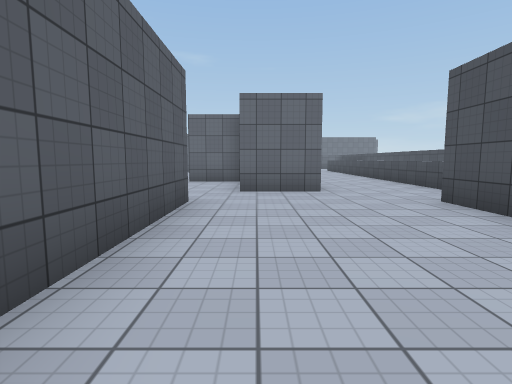
[1] (above)

24 first-person views from a walk through a Unity game level. The camera is 1.3 m above the floor, tilts 6° down and sees 80° across. The floor is counted in squares, 2 m on a side. Each view is taken from the middle of a square. On the plan, view 1 faces up. The plan holds only what a view shows up to about 10 squares ahead; the rest is blank. The place goes on beyond the plan. The player is left out. Surface patterns are stand-ins for the level's own textures.

[2]
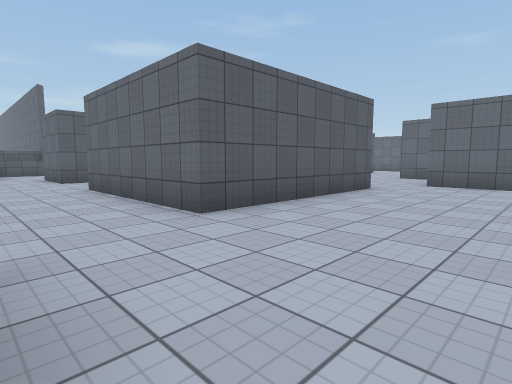

[3]
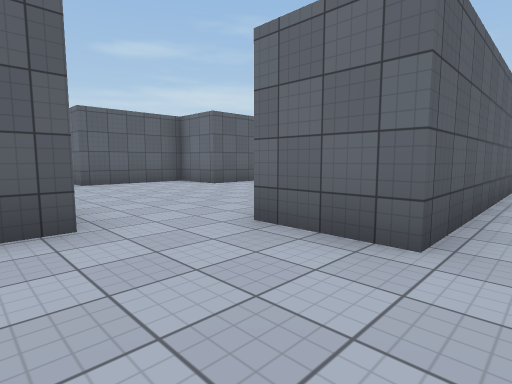

[4]
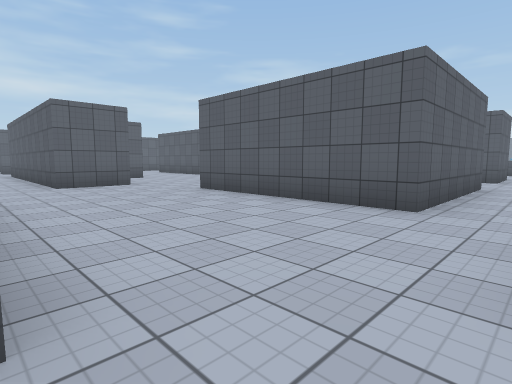

[5]
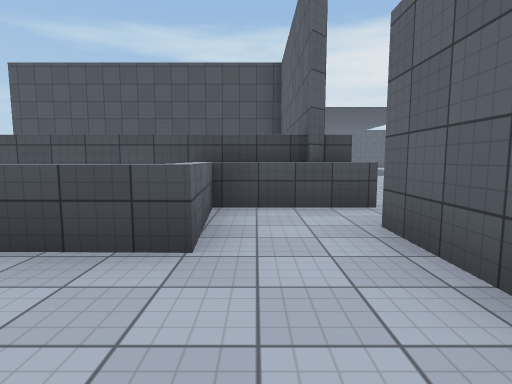

[6]
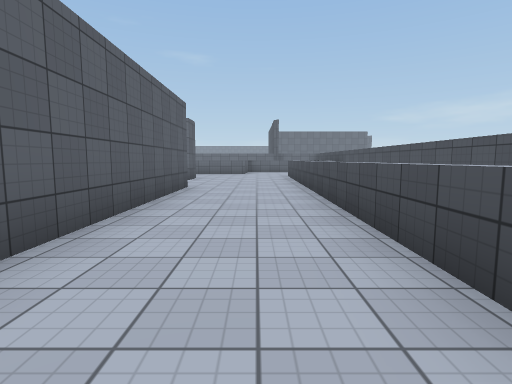

[7]
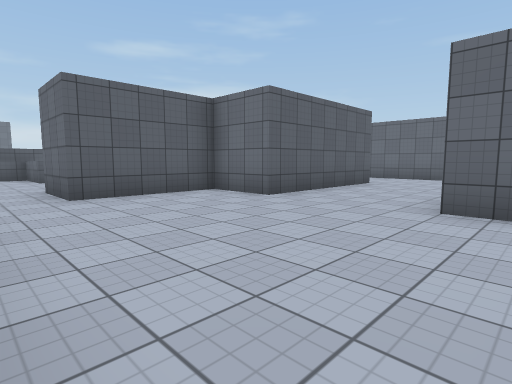

[8]
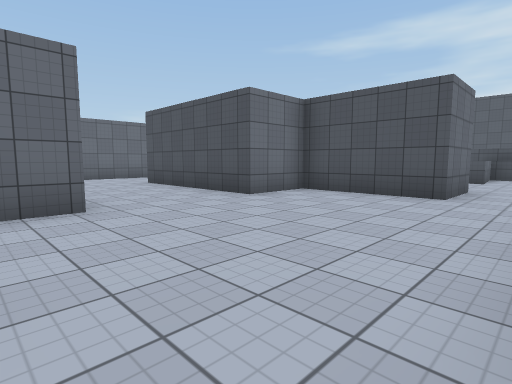

[9]
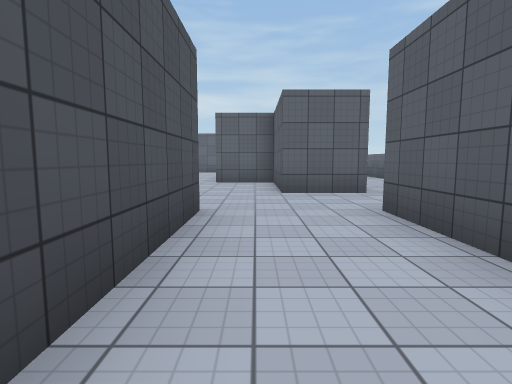

[10]
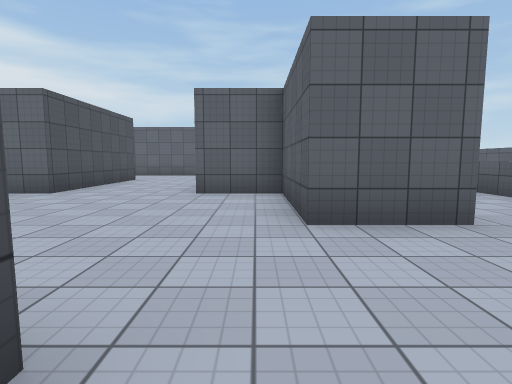

[11]
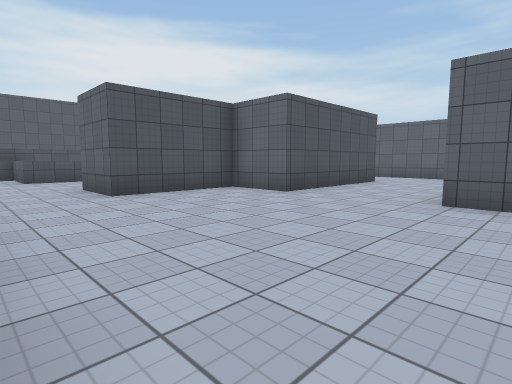

[12]
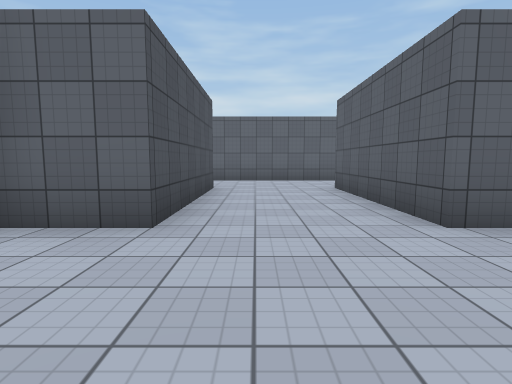

[13]
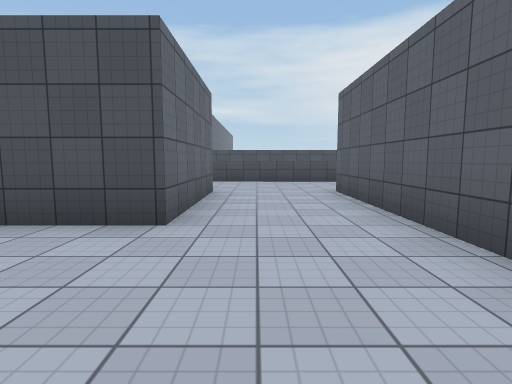

[14]
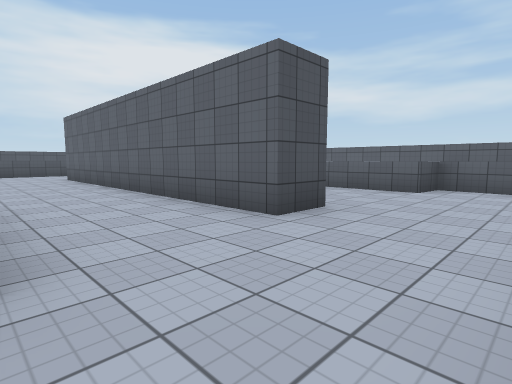

[15]
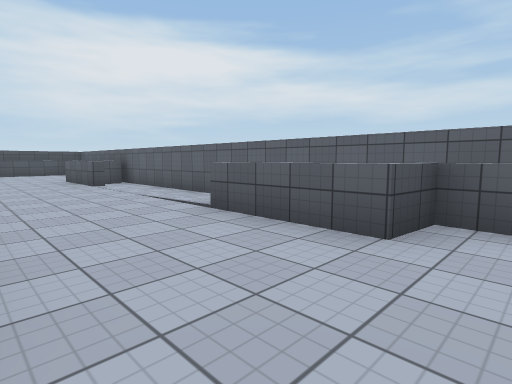

[16]
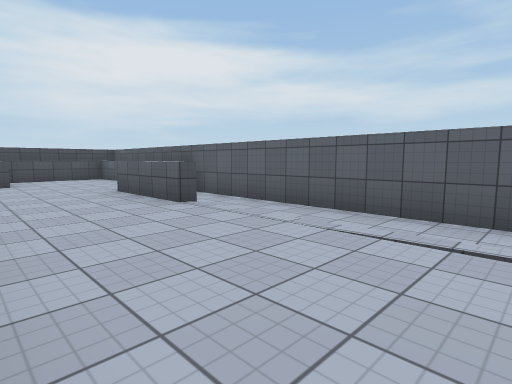

[17]
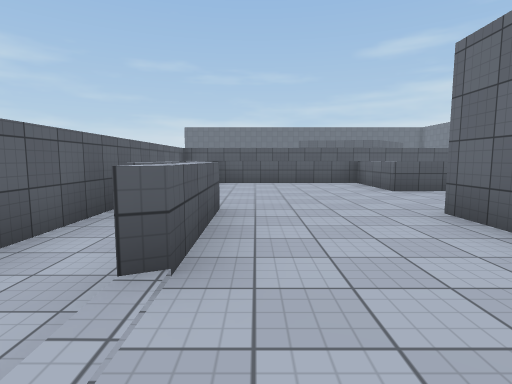

[18]
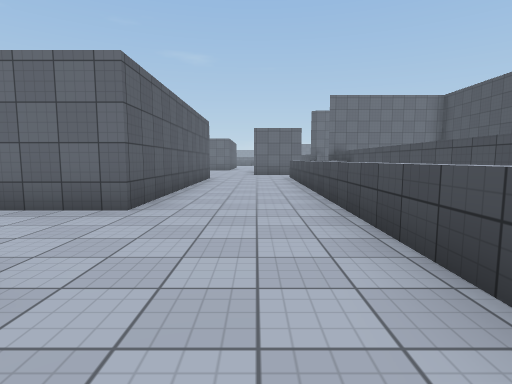

[19]
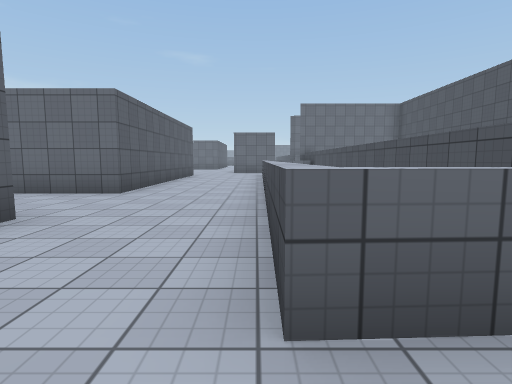

[20]
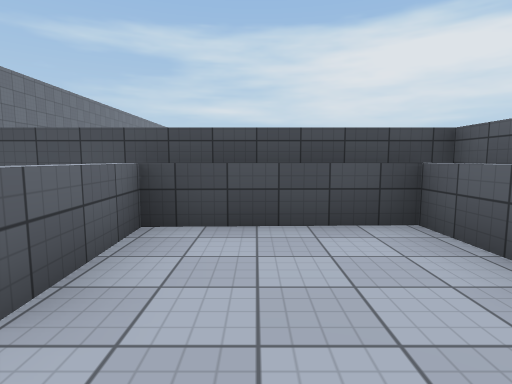

[21]
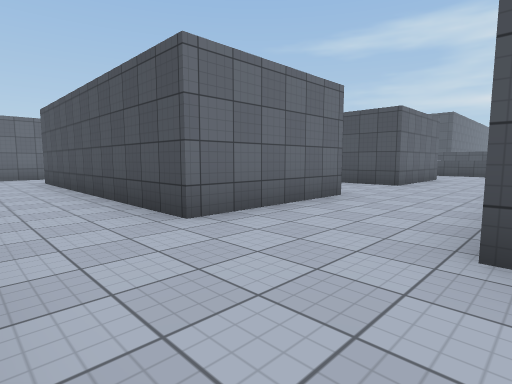

[22]
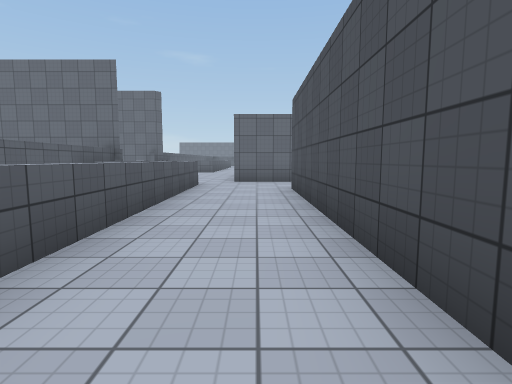

[23]
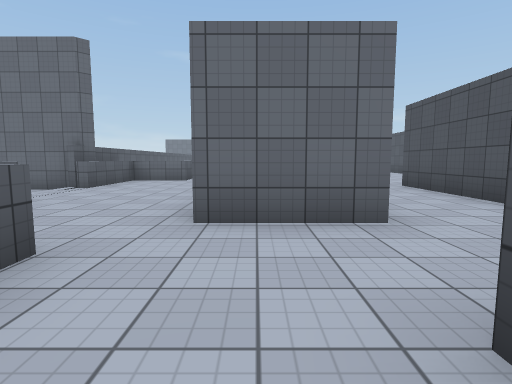

[24]
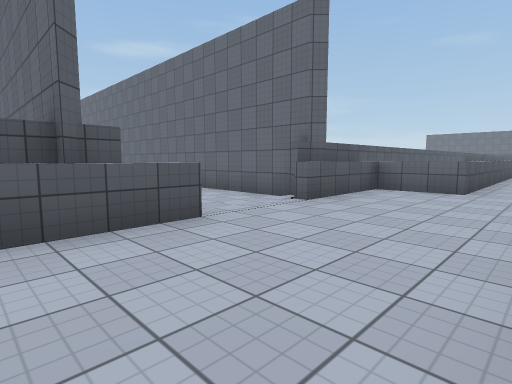

### Floor plan
Key: @ floor where view 1 was taken; # wall or solid block; . main floor; - floor 0.25 m lower than the main floor; / step, stairs or slope; = window, fence, low wall or low ledge; ^ raised ledge.
Columns run from 19 left of view 1 to 7 right of it. Each row starts with its distance up from view 1.
 12               #..#  #..^  #
 11      #        #..#  #..^  #
 10      #        #..#  #..^  #
  9      #      ###..####..^  #
  8      #  .   #......##..^  #
  7      #^^.. ##......##..^^^#
  6      #^..................^#
  5 ######^..................^#
  4    ---/...##..#####...####
  3     --/... #..#   #...
  2       #... #..#   #...
  1      #^... #..#  ##...
  0      #^...##..####.@..
 -1      #^^^................^#
 -2      #  ^..##......##...^ #
 -3      #  ^..##......##...  #
 -4         ^..##......##...  #
 -5         ^..####..####...  #
 -6         ^..#  #..#  #...  #
 -7         ...#  #..#  #...  #
 -8       #  ..#  #..#  #..^  #
 -9       #  ..####..####..^  #
-10      #   ..............^  #
-11      #   ..............^  #
-12      #^^^...#########..^  #
-13      #^................^  #
-14      #^.................^^#
-15      #^......=...........^#
-16      #^^^..^------#-^....^#
-17      #    -----------######
-18       ##=============

Positions as (right, up) in squares from view 1, and headings:
1: (0, 0), facing up
2: (2, -2), facing up-left
3: (2, 4), facing up-left
4: (3, 6), facing down-left
5: (2, 6), facing right
6: (3, 6), facing up
7: (-1, 5), facing up-left
8: (-6, 5), facing up-right
9: (-6, 4), facing down
10: (-6, 1), facing down
11: (-6, 0), facing down-right
12: (-3, -2), facing down
13: (-5, -10), facing right
14: (-10, -9), facing down-right
15: (-9, -13), facing down-right
16: (-5, -13), facing down-right
17: (-4, -15), facing left
18: (3, -13), facing up
19: (4, -15), facing up
20: (3, -15), facing right
21: (-10, -12), facing up-right
22: (-9, -9), facing up
23: (-9, -3), facing up
24: (-10, 0), facing up-left
